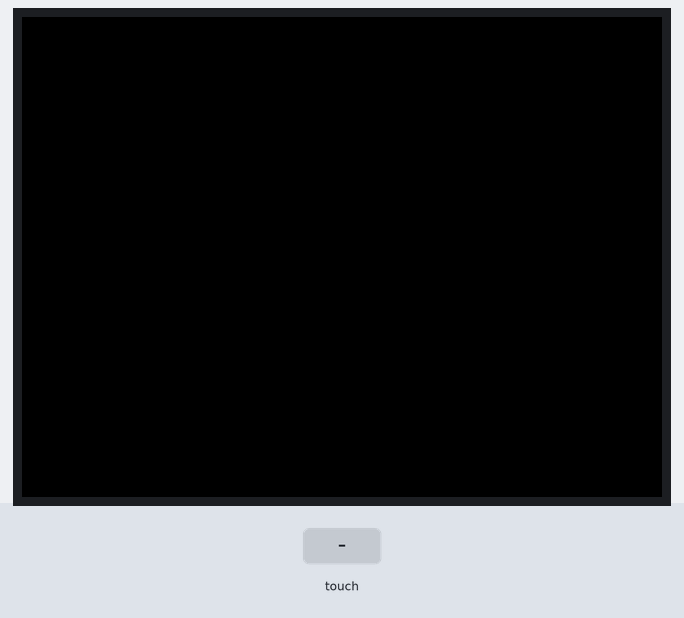
Bench run of a sketch on a simulated ESP32. Parts: 320×240 colour display. Inputs (shaded band) come from the test bench. What the sketch prints to the serial monitor is not drawn.

Above: at 5.9 s.
6.0 s: touch panel pressed at 13 % / 10 % of its raw x / y range
At 6.9 s:
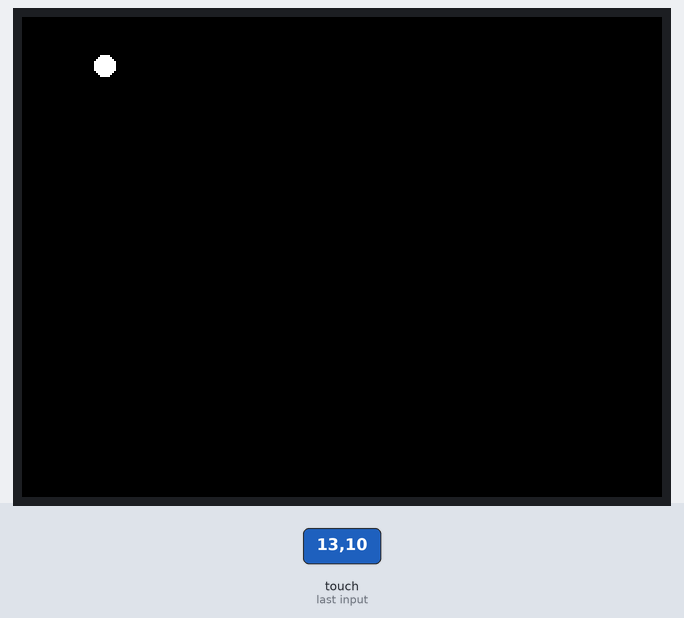
7.5 s: touch panel pressed at 38 % / 10 % of its raw x / y range
At 8.0 s:
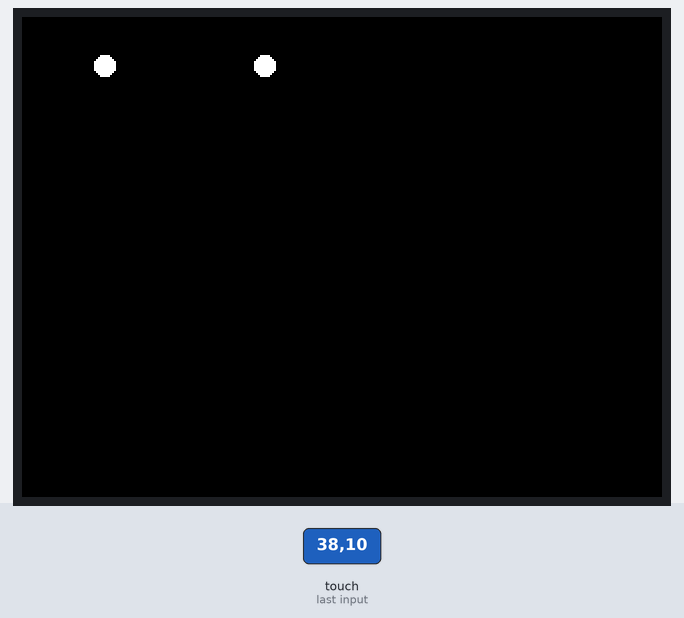
Timing chart, 0 to 10.5 s (numbered marks = the images above; inputs shaded):
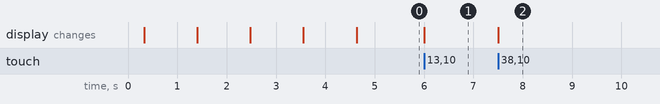

The sketch:

Paint.ino
```cpp
/**************************CrowPanel ESP32 HMI Display Example Code************************
Version     :	1.1
Suitable for:	CrowPanel ESP32 HMI Display
Product link:	https://www.elecrow.com/esp32-display-series-hmi-touch-screen.html
Code	  link:	https://github.com/Elecrow-RD/CrowPanel-ESP32-Display-Course-File
Lesson	link:	https://www.youtube.com/watch?v=WHfPH-Kr9XU
Description	:	The code is currently available based on the course on YouTube,
				        if you have any questions, please refer to the course video: Introduction
				        to ask questions or feedback.
**************************************************************/


#define MOSI_PIN 32
#define MISO_PIN 39
#define CLK_PIN  25
#define CS_PIN   33

#include <XPT2046_Bitbang.h>

#include <Wire.h>
#include <SPI.h>

XPT2046_Bitbang touchscreen(MOSI_PIN, MISO_PIN, CLK_PIN, CS_PIN);


/*******************************************************************************
   Config the display driver and touch pin in User_Setup.h
 ******************************************************************************/
#include <TFT_eSPI.h>
TFT_eSPI tft = TFT_eSPI();

void setup()
{
  Serial.begin(9600);

  //Display Prepare
  tft.begin();
  tft.setRotation(1);
  tft.fillScreen(TFT_BLACK);
  tft.setTextSize(5);
  delay(100);

  // Initialize the touchscreen
  touchscreen.begin();

  tft.fillScreen(TFT_BLUE);
  delay(1000);
  tft.fillScreen(TFT_YELLOW);
  delay(1000);
  tft.fillScreen(TFT_GREEN);
  delay(1000);
  tft.fillScreen(TFT_WHITE);
  delay(1000);
  tft.fillScreen(TFT_BLACK);
}

void loop()
{
  TouchPoint touch = touchscreen.getTouch();
  // Display touches that have a pressure value (Z)
  if( touch.zRaw != 0 )
  {
    tft.fillCircle(touch.x, touch.y, 5, TFT_WHITE);
    Serial.print( "Data x " );
    Serial.println( touch.x );

    Serial.print( "Data y " );
    Serial.println( touch.y );
  }
}
```

Measured:
- after the input at 6.0 s, the display: changes at once (image 1)
- after the input at 7.5 s, the display: changes at once (image 2)
